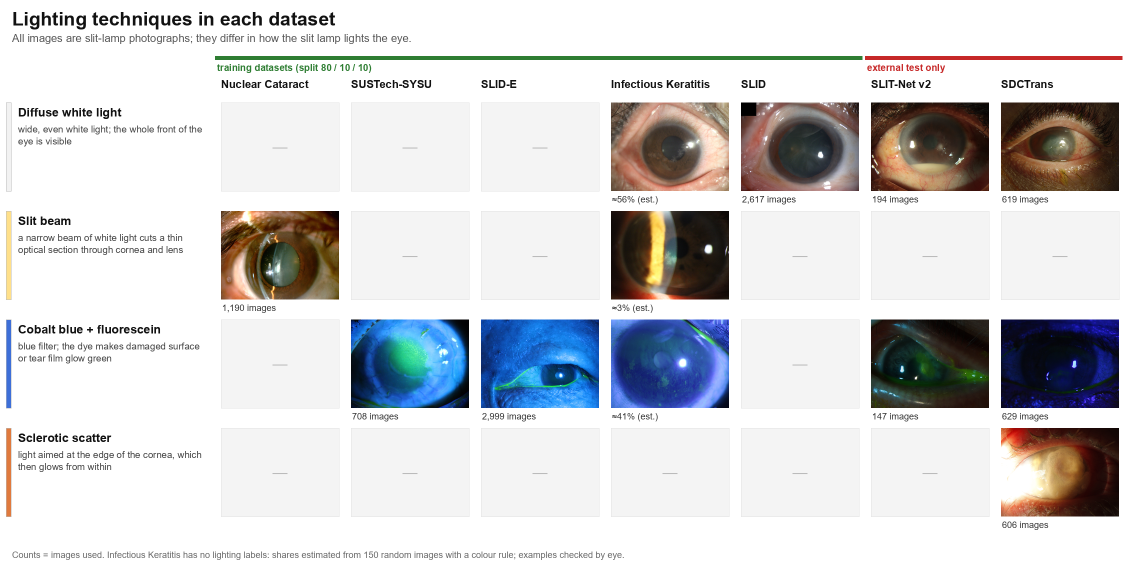
#> input picture figures/dataset_overview.png, 2262 x 1143 px, found by its file name (shown at 1/2 size)
$ python -i make_dataset_overview.py   (imports and definitions only)
#> lines starting #> are read from the running program, lines starting #| are printed output that depends on the picture
"""Figure: which lighting techniques each dataset contains (replaces the first version ).

All images are slit-lamp photographs; they differ in the LIGHTING TECHNIQUE used on the slit lamp:
    diffuse white light, slit beam (narrow white beam), cobalt blue + fluorescein, sclerotic scatter.
The figure is a lighting x dataset grid: an example photo where the dataset contains that lighting, an empty
cell where it does not, and the number of images per cell.

Where lighting comes from:
  - known from the release: SLIT-Net v2 and SDCTrans (folders / file names);
  - one lighting for the whole dataset, confirmed by a colour check on 150 random images plus a visual check
    of every image the colour rule flagged: Nuclear Cataract (slit beam), SUSTech-SYSU and
    SLID-E (cobalt blue), SLID (diffuse white);
  - Infectious Keratitis has no lighting labels: shares ESTIMATED from 150 random images with a colour
    rule, examples picked by the same rule and checked by eye.

Examples are picked with seed 14. Output: figures/dataset_overview.png
Usage:  python figures/make_dataset_overview.py
"""
import os

import numpy as np
import pandas as pd
from PIL import Image, ImageDraw, ImageFile, ImageFont

ImageFile.LOAD_TRUNCATED_IMAGES = True
ROOT = os.path.dirname(os.path.dirname(os.path.abspath(__file__)))
OUT = os.path.join(ROOT, "figures", "dataset_overview.png")
SEED = 14
FONT_DIR = "C:/Windows/Fonts"

TILE_W, TILE_H = 236, 177
GAP = 12
LABEL_W = 430
HEADER_H = 205
ROW_H = TILE_H + 40
COLS = ["Nuclear Cataract", "SUSTech-SYSU", "SLID-E", "Infectious Keratitis", "SLID", "SLIT-Net v2", "SDCTrans"]
EXTERNAL = {"SLIT-Net v2", "SDCTrans"}
LIGHTS = [
    ("Diffuse white light", "wide, even white light; the whole front of the eye is visible", "#F2F2F2"),
    ("Slit beam", "a narrow beam of white light cuts a thin optical section through cornea and lens", "#FFE08A"),
    ("Cobalt blue + fluorescein", "blue filter; the dye makes damaged surface or tear film glow green", "#3D6FD8"),
    ("Sclerotic scatter", "light aimed at the edge of the cornea, which then glows from within", "#E07A3D"),
]


def font(size, bold=False):
    return ImageFont.truetype(os.path.join(FONT_DIR, "arialbd.ttf" if bold else "arial.ttf"), size)


def csv(name):
    return pd.read_csv(os.path.join(ROOT, "labels", name))


def tile(rel_path):
#> called with rel_path = 'dataset_overview.png'
    with Image.open(os.path.join(ROOT, rel_path)) as im:
#> im is the input picture: PIL image 2262x1143 RGB; mean R, G, B 213.1, 213.3, 214.8
        im.draft("RGB", (TILE_W * 3, TILE_H * 3))
        im = im.convert("RGB")
    w, h = im.size
#> w = 2262; h = 1143
    target = TILE_W / TILE_H
    if w / h > target:
        nw = int(h * target)
#> nw = 1524
        im = im.crop(((w - nw) // 2, 0, (w - nw) // 2 + nw, h))
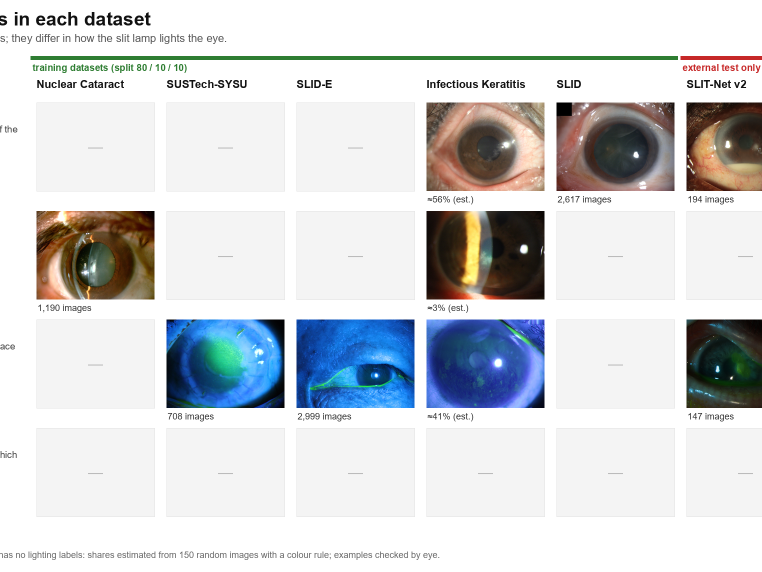
#> im: PIL image 1524x1143 RGB (shown at 1/2 size); mean R, G, B 212.8, 215.1, 217.6
    else:
        nh = int(w / target)
        im = im.crop((0, (h - nh) // 2, w, (h - nh) // 2 + nh))
    return im.resize((TILE_W, TILE_H), Image.LANCZOS)
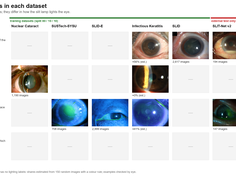
#> returned value: PIL image 236x177 RGB; mean R, G, B 212.3, 214.7, 217.1


# [109 lines left out: functions colour_class, cells, wrap, main, not called in this run]


# [2 lines not run here, left out]

>>> result = tile('dataset_overview.png')

$ run again, on figures/defect_examples.png
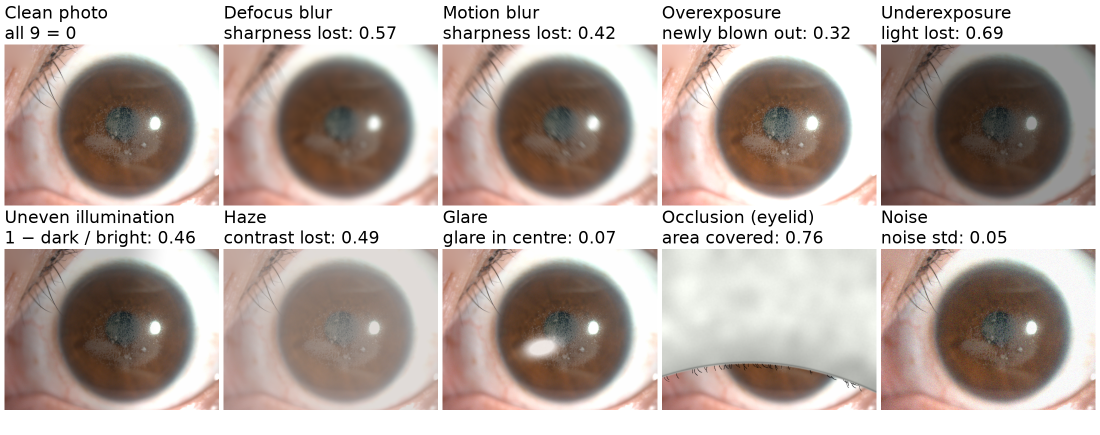
#> input picture figures/defect_examples.png, 2200 x 869 px, found by its file name (shown at 1/2 size)
#> in tile, im is the input picture: PIL image 2200x869 RGBA; mean R, G, B, A 186.5, 173.7, 167.5, 255
#> in tile, `im = im.crop(((w - nw) // 2, 0, (w - nw) // 2 + nw, h))`:
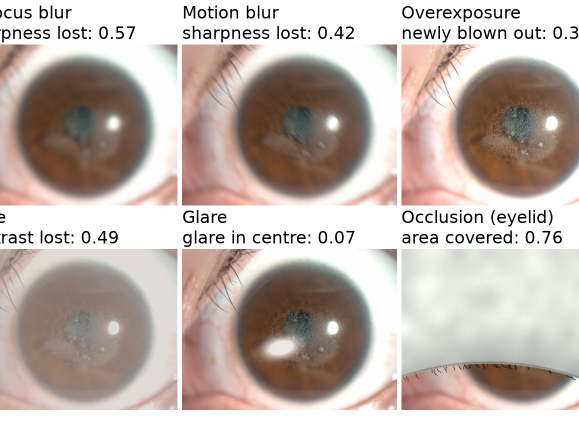
#> im: PIL image 1158x869 RGB (shown at 1/2 size); mean R, G, B 194, 181, 174.3
#> in tile, `return im.resize((TILE_W, TILE_H), Image.LANCZOS)`:
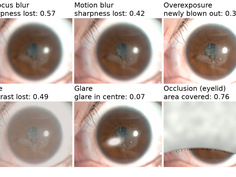
#> returned value: PIL image 236x177 RGB; mean R, G, B 193.5, 180.6, 173.9
